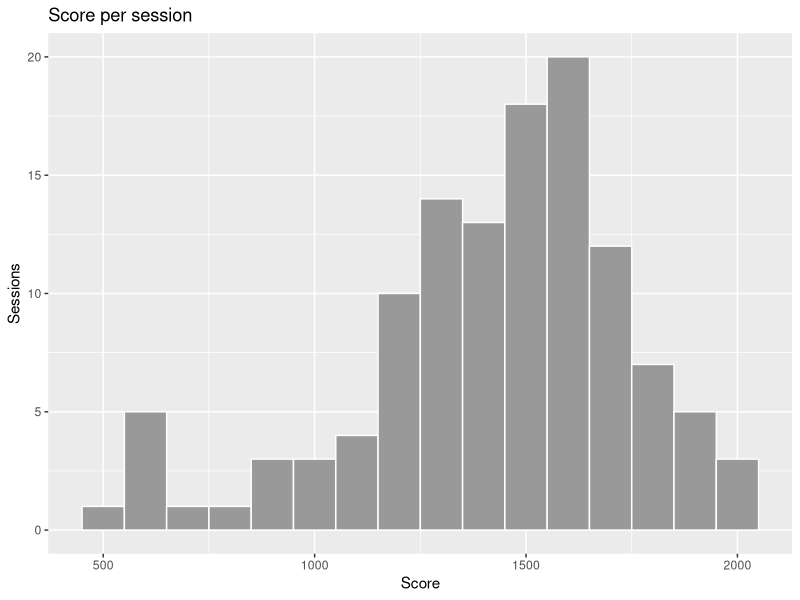
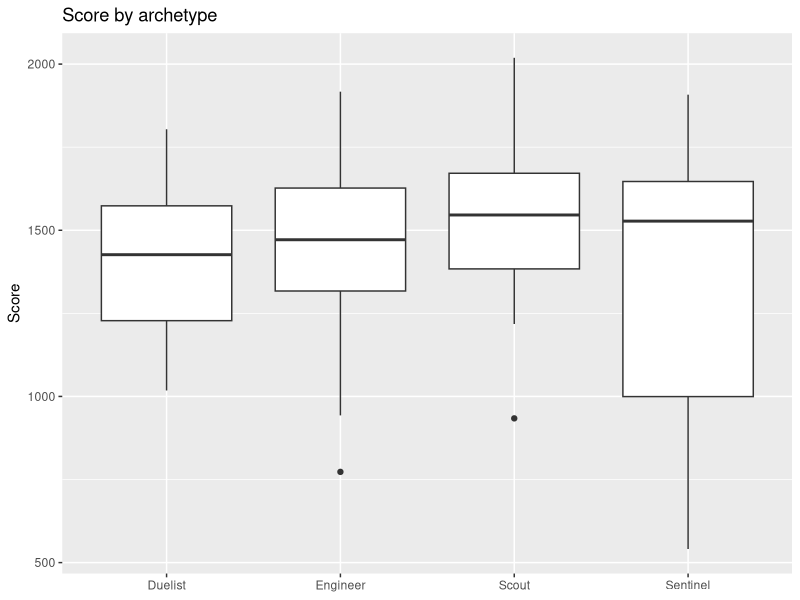
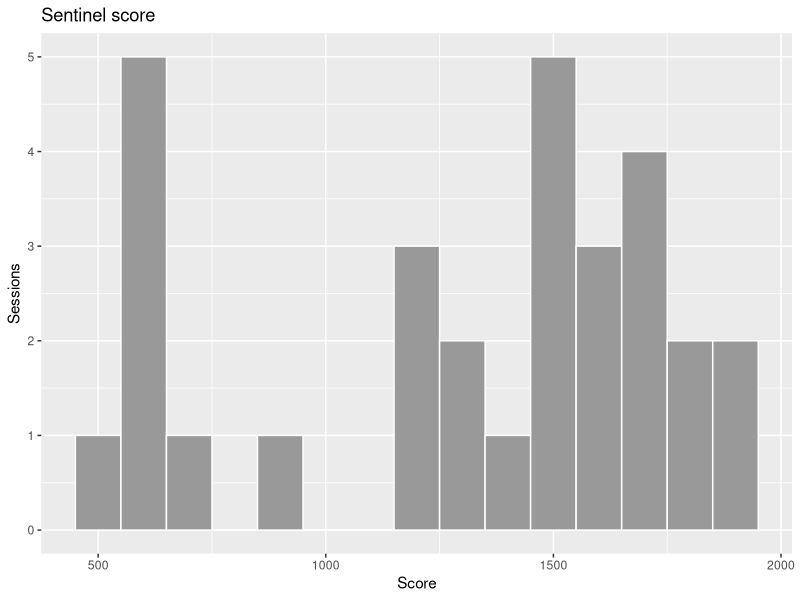
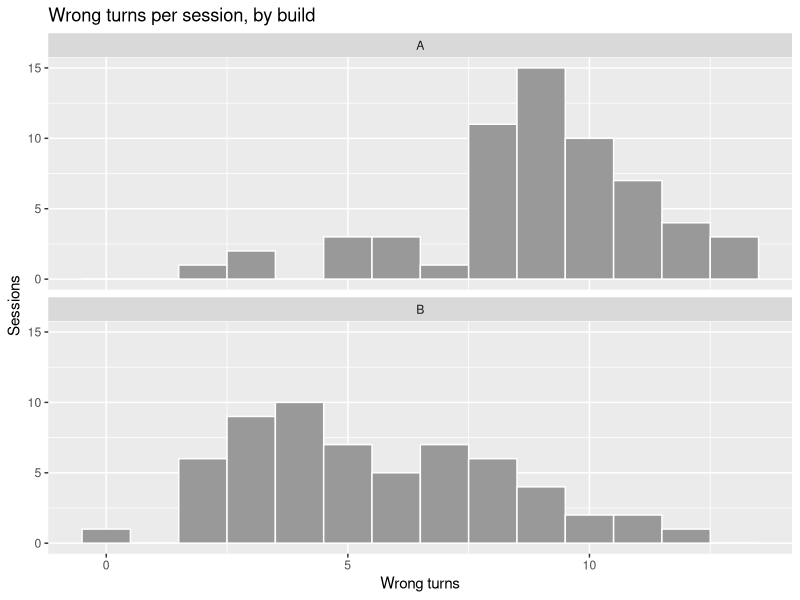
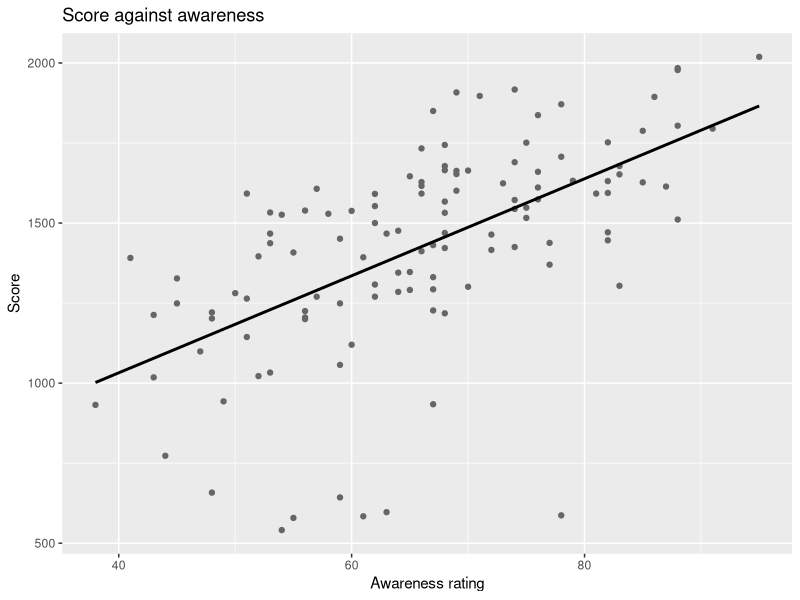
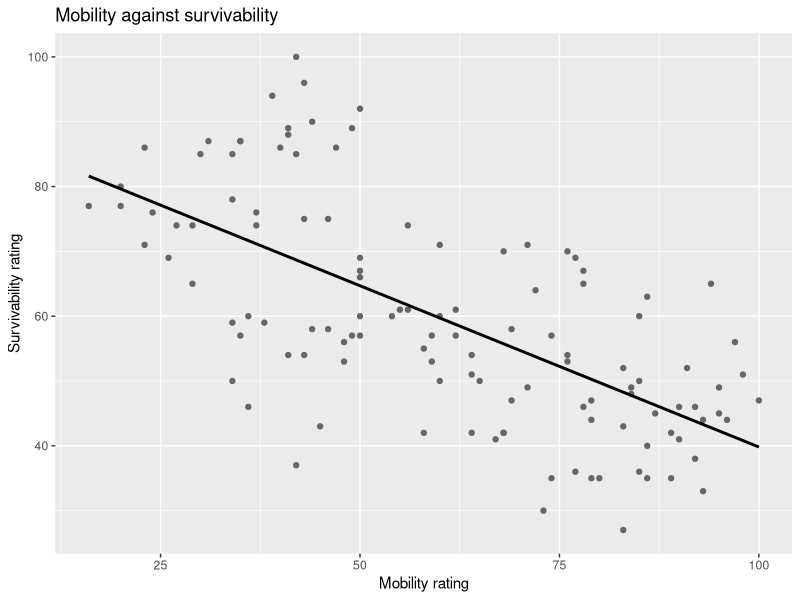
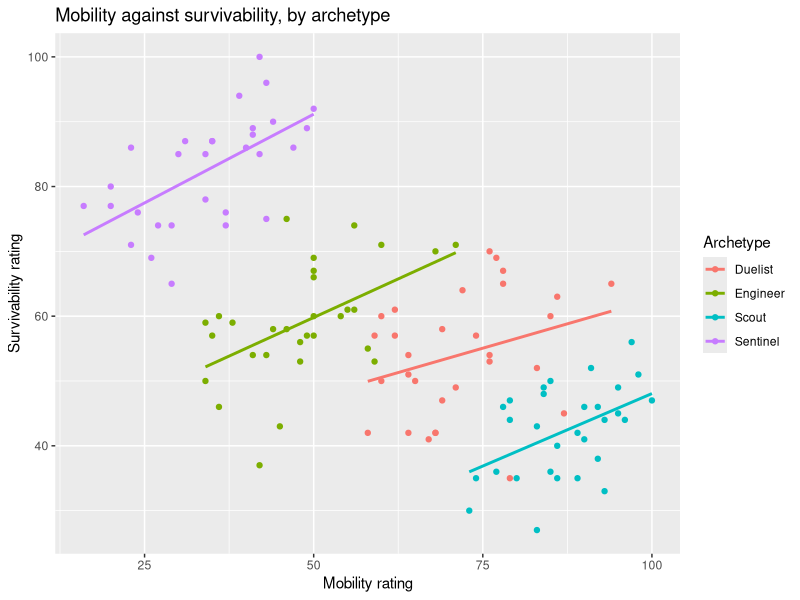

Recreate these plots in R, in order.
## ---- chunk 1
#| label: setup
library(readr)
library(dplyr)
library(tidyr)
library(ggplot2)

sessions <- read_csv("data/tidebreak_sessions.csv", show_col_types = FALSE)
survey   <- read_csv("data/tidebreak_survey.csv", show_col_types = FALSE)

nrow(sessions)
dim(survey)
## ---- chunk 2
#| label: ex01
ggplot(sessions, aes(x = score)) +
  geom_histogram(binwidth = 100, fill = "grey60", colour = "white") +
  labs(title = "Score per session", x = "Score", y = "Sessions")
## ---- chunk 3
#| label: ex02
ggplot(sessions, aes(x = archetype, y = score)) +
  geom_boxplot() +
  labs(title = "Score by archetype", x = NULL, y = "Score")
## ---- chunk 4
#| label: ex02-check
ggplot(filter(sessions, archetype == "Sentinel"), aes(x = score)) +
  geom_histogram(binwidth = 100, fill = "grey60", colour = "white") +
  labs(title = "Sentinel score", x = "Score", y = "Sessions")
## ---- chunk 5
#| label: ex03
#| fig-height: 5
ggplot(sessions, aes(x = wrong_turns)) +
  geom_histogram(binwidth = 1, fill = "grey60", colour = "white") +
  facet_wrap(~ build, ncol = 1) +
  labs(title = "Wrong turns per session, by build",
       x = "Wrong turns", y = "Sessions")
## ---- chunk 6
#| label: ex04
cor(sessions$awareness, sessions$score)
cor(sessions$shots_fired, sessions$score)
## ---- chunk 7
#| label: ex05
fit <- lm(score ~ awareness, data = sessions)
coef(fit)
confint(fit)
summary(fit)$r.squared

ggplot(sessions, aes(x = awareness, y = score)) +
  geom_point(colour = "grey40") +
  geom_smooth(method = "lm", se = FALSE, colour = "black") +
  labs(title = "Score against awareness",
       x = "Awareness rating", y = "Score")
## ---- chunk 8
#| label: ex05-numbers
#| include: false
b1    <- coef(fit)[["awareness"]]
b1_ci <- confint(fit)["awareness", ]
r2    <- summary(fit)$r.squared
## ---- chunk 9
#| label: ex06
ggplot(sessions, aes(x = mobility, y = survivability)) +
  geom_point(colour = "grey40") +
  geom_smooth(method = "lm", se = FALSE, colour = "black") +
  labs(title = "Mobility against survivability",
       x = "Mobility rating", y = "Survivability rating")

cor(sessions$mobility, sessions$survivability)
## ---- chunk 10
#| label: ex07-setup
#| include: false
r_all  <- cor(sessions$mobility, sessions$survivability)
r_arch <- sapply(split(sessions, sessions$archetype),
                 function(d) cor(d$mobility, d$survivability))
stopifnot(r_all < -0.5, all(r_arch > 0))
## ---- chunk 11
#| label: ex07
ggplot(sessions, aes(x = mobility, y = survivability, colour = archetype)) +
  geom_point() +
  geom_smooth(method = "lm", se = FALSE) +
  labs(title = "Mobility against survivability, by archetype",
       x = "Mobility rating", y = "Survivability rating", colour = "Archetype")

sessions |>
  group_by(archetype) |>
  summarise(r = cor(mobility, survivability))
## ---- chunk 12
#| label: ex08
long <- survey |>
  pivot_longer(-session_id, names_to = "item", values_to = "rating")

dim(long)
head(long, 3)
## ---- chunk 13
#| label: ex09
round(prop.table(table(long$item, long$rating), margin = 1), 2)

agree_by_build <- long |>
  left_join(select(sessions, session_id, build), by = "session_id") |>
  group_by(item, build) |>
  summarise(agree = mean(rating >= 4), .groups = "drop") |>
  pivot_wider(names_from = build, values_from = agree) |>
  mutate(change = B - A) |>
  arrange(desc(abs(change)))

agree_by_build
## ---- chunk 14
#| label: ex09-check
#| echo: false
nav <- agree_by_build[agree_by_build$item == "level_navigable", ]
obj <- agree_by_build[agree_by_build$item == "objective_clear", ]
stopifnot(agree_by_build$item[1] == "objective_clear", nav$change < obj$change)
## ---- chunk 15
#| label: ex10
enjoy <- t.test(enjoyment ~ build, data = sessions)
enjoy$estimate
enjoy$conf.int

agree_by_build[agree_by_build$item == "would_play_again", ]
## ---- chunk 16
#| label: ex10-check
#| include: false
wpa <- agree_by_build[agree_by_build$item == "would_play_again", ]
stopifnot(enjoy$p.value > 0.5, abs(wpa$change) < 0.1)
## ---- chunk 17
#| label: ex11
nrow(sessions)
length(unique(sessions$player_id))
## ---- chunk 18
#| label: ex12
wt <- t.test(wrong_turns ~ build, data = sessions)
wt$estimate
wt$conf.int

table(sessions$player_id)[1:4]
table(sessions$cohort, sessions$build)
## ---- chunk 19
#| label: ex12-check
#| include: false
per_player <- unique(as.vector(table(sessions$player_id)))
n_players  <- length(unique(sessions$player_id))
stopifnot(length(per_player) == 1, wt$conf.int[1] > 0,
          round(enjoy$estimate[[1]], 2) == round(enjoy$estimate[[2]], 2))
## ---- chunk 20
#| label: challenge
themed <- sessions |>
  mutate(theme = case_when(
    grepl("lost|circles|meant to go|objective", comment) ~ "Lost or unclear",
    grepl("route|exit|signposting", comment)             ~ "Found the way",
    grepl("Died|hard", comment)                          ~ "Difficulty",
    TRUE                                                 ~ "General"
  ))

table(themed$theme, themed$build)
table(themed$theme, enjoyed = themed$enjoyment >= 5)
## ---- chunk 21
#| label: challenge-check
#| include: false
lost <- table(themed$theme, themed$build)["Lost or unclear", ]
stopifnot(lost[["B"]] > lost[["A"]],
          all(themed$enjoyment[themed$theme == "Lost or unclear"] < 5))
